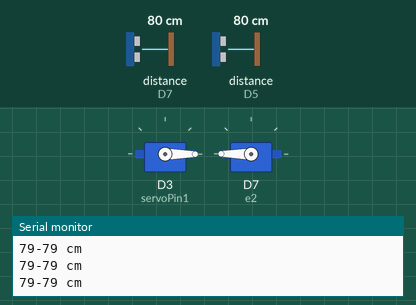
A sketch run on a simulated ESP8266 (NodeMCU). Shown: 2 × servo, the last lines printed to the serial monitor. Wiring (inferred from the names in the program): 2 × ultrasonic range finder: trigger D4, echo D7 / trigger D2, echo D5. Inputs (shaded band) come from the test bench; at power-on: distance to the obstacle (sensors on D7, D5) 80 cm. The echo pulse lasts 58.3 µs per cm.

Above: at 1.5 s.
1.6 s: distance to the obstacle (sensor on D7) set to 13 cm
3.3 s: distance to the obstacle (sensor on D7) set to 10 cm
At 4.2 s:
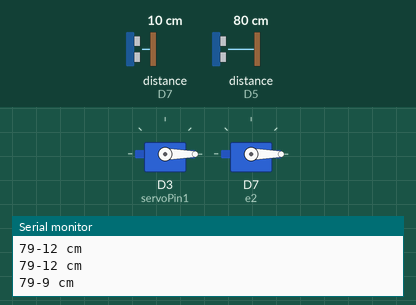
5.0 s: distance to the obstacle (sensor on D5) set to 13 cm
6.8 s: distance to the obstacle (sensor on D5) set to 10 cm
At 7.6 s:
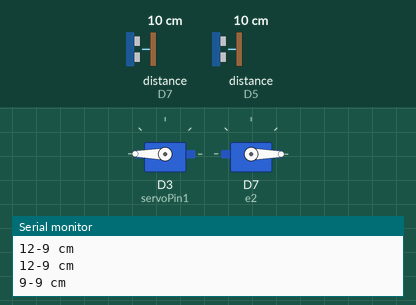
8.5 s: distance to the obstacle (sensor on D7) set to 18 cm
At 9.4 s:
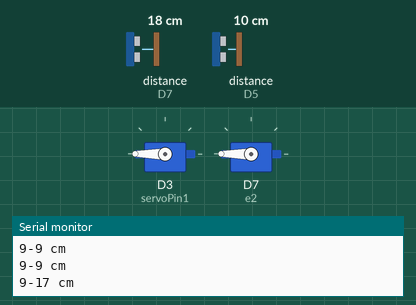
10.6 s: distance to the obstacle (sensor on D7) set to 2 cm
At 12.5 s:
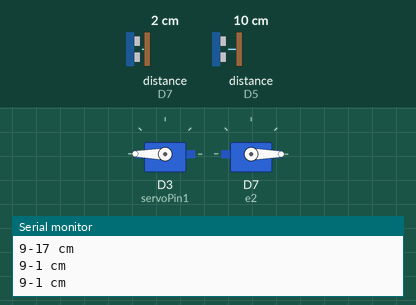
Timing chart, 0 to 13.7 s (numbered marks = the images above; inputs shaded):
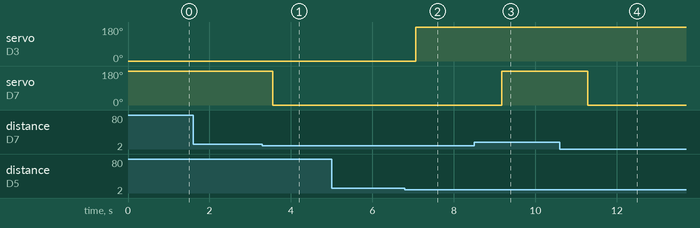

The sketch:

Parking.ino
```cpp
#include <Servo.h>
int t1 = D2;
int e1 = D5;
int t2 = D4;
int e2 = D7;

long duration;
int distance, d1, d2;
int val5, val6;

Servo myservo1;
Servo myservo2;
int servoPin1 = D3;
int servoPin2 = D7;

void setup()
{
  Serial.begin(115200);
  Serial.begin(115200);
  pinMode(t1, OUTPUT);
  pinMode(t2, OUTPUT);
  pinMode(e1, INPUT);
  pinMode(e2, INPUT);
  myservo1.attach(servoPin1);
  myservo2.attach(servoPin2);

}

void loop()
{
  SonarSensor(t1, e1);
  d1 = distance;
  SonarSensor(t2, e2);
  d2 = distance;

  Serial.print(d1);
  Serial.print("-");
  Serial.print(d2);
  Serial.println(" cm");

  if (d1 > 10) {
    myservo1.write(0);
    val5=0;
  } else {
    myservo1.write(180);
    val5=1;
  }
  if (d2 > 10) {
    myservo2.write(180);
    val6=0;
  } else {
    myservo2.write(0);
    val6=1;
  }

  delay(700);
 }


// ---
void SonarSensor(int trigPin, int echoPin) {
  digitalWrite(trigPin, LOW);
  delayMicroseconds(2);
  digitalWrite(trigPin, HIGH);
  delayMicroseconds(10);
  digitalWrite(trigPin, LOW);
  duration = pulseIn(echoPin, HIGH);
  distance = (duration * 0.034 / 2);
}
```

Measured:
- the behaviour switches between 12 and 11 cm on distance to the obstacle (sensor on D7) (found by bisection; images 0 and 1)
- the behaviour switches between 12 and 11 cm on distance to the obstacle (sensor on D5) (found by bisection; images 1 and 2)
- after the input at 3.3 s, servo on D7 (e2): 180° → 0° after 0.25 s
- after the input at 6.8 s, servo on D3 (servoPin1): 0° → 180° after 0.27 s
- after the input at 8.5 s, servo on D7 (e2): 0° → 180° after 0.68 s
- after the input at 10.6 s, servo on D7 (e2): 180° → 0° after 0.68 s
